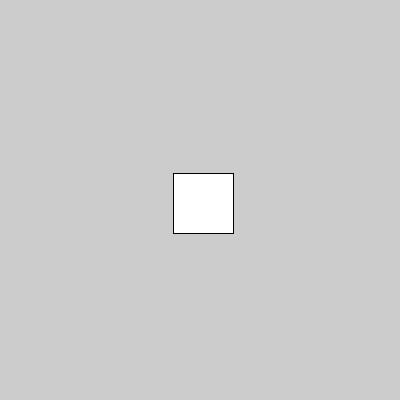
Frame 1 (no input)
Frame 60 (the mouse pressed at the canvas centre just before this capture): identical to frame 1, image omitted
Frame 120 (the mouse held since frame 60 and released just before this capture): identical to frame 1, image omitted

The Processing sketch that drew this single still picture (run headless with seeded random() and noise(); from frame 60 on, the mouse is pressed at the canvas centre):

// Processing sketch: KeyPressed_java
// ── KeyPressed_java.pde
float x;
float y;

void setup(){
  size(400, 400);
  
  x = width/2.3;
  y = height/2.3;
}

void draw() 
{
  rect(x, y, 60, 60);
}

void keyPressed() {
  if (key == 'w') {
    y -= 1;
  }
  if (key == 's') {
    y += 1;
  }
  if (key == 'a') {
    x -= 1;
  }
  if (key == 'd') {
    x += 1;
  }
}
